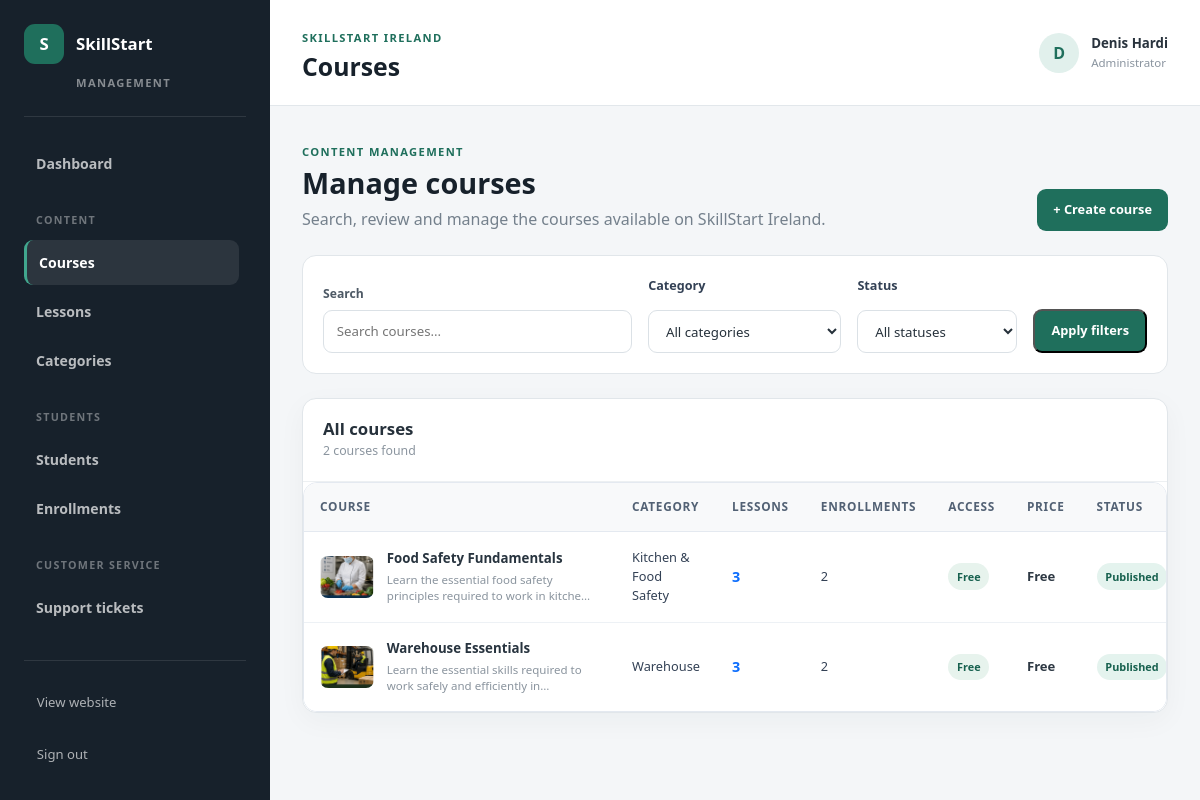
Page /management/courses/ (signed in) on the committed database.
### courses/models.py (models this page shows, shortened)
class Course(models.Model):
    category = models.ForeignKey(
        Category,
        on_delete=models.CASCADE,
        related_name="courses",
    )
    title = models.CharField(
        max_length=150,
    )
    description = models.TextField()
    slug = models.SlugField(
        max_length=170,
        unique=True,
    )
    image = models.ImageField(
        upload_to="courses/",
        blank=True,
        null=True,
    )
    is_free = models.BooleanField(
        default=True,
    )
    price = models.DecimalField(
        max_digits=8,
        decimal_places=2,
        default=0,
    )
    currency = models.CharField(
        max_length=3,
        default="EUR",
    )
    is_published = models.BooleanField(
        default=False,
    )
    created_at = models.DateTimeField(
        auto_now_add=True,
    )
    class Meta:
        ordering = ("title",)

class Category(models.Model):
    name = models.CharField(
        max_length=100,
    )
    description = models.TextField(
        blank=True,
    )
    slug = models.SlugField(
        max_length=120,
        unique=True,
    )
    class Meta:
        verbose_name_plural = "Categories"
        ordering = ("name",)

### admin_dashboard/views.py (the view)
@staff_member_required
def course_list(request):
    search_query = request.GET.get(
        "search",
        "",
    ).strip()
    selected_category = request.GET.get(
        "category",
        "",
    ).strip()
    selected_status = request.GET.get(
        "status",
        "",
    ).strip()
    courses = (
        Course.objects
        .select_related("category")
        .annotate(
            lesson_count=Count(
                "lessons",
                distinct=True,
            ),
            enrollment_count=Count(
                "enrollments",
                distinct=True,
            ),
        )
        .order_by("-created_at")
    )
    if search_query:
        courses = courses.filter(
            Q(title__icontains=search_query)
            | Q(description__icontains=search_query)
            | Q(category__name__icontains=search_query)
        )
    if selected_category:
        courses = courses.filter(
            category__slug=selected_category,
        )
    if selected_status == "published":
        courses = courses.filter(
            is_published=True,
        )
    elif selected_status == "draft":
        courses = courses.filter(
            is_published=False,
        )
    categories = Category.objects.order_by(
        "name",
    )
    context = {
        "courses": courses,
        "categories": categories,
        "search_query": search_query,
        "selected_category": selected_category,
        "selected_status": selected_status,
        "filtered_course_count": courses.count(),
    }
    return render(
        request,
        "admin_dashboard/course_list.html",
        context,
    )

### admin_dashboard/templates/admin_dashboard/course_list.html (shortened to what this page needs)
{% extends "admin_dashboard/base_admin.html" %}
{% block page_title %}
    Courses
{% endblock %}
{% block management_content %}
<section class="management-page-heading">
    <div>
        <span class="management-section-label">
            Content management
        </span>
        <h2>
            Manage courses
        </h2>
        <p>
            Search, review and manage the courses available
            on SkillStart Ireland.
        </p>
    </div>
    <a
        href="/admin/courses/course/add/"
        class="management-primary-button"
    >
        + Create course
    </a>
</section>
<section class="management-filter-panel">
    <form
        method="get"
        class="management-filter-form"
    >
        <div class="management-filter-search">
            <label for="course-search">
                Search
            </label>
            <input
                type="search"
                id="course-search"
                name="search"
                value="{{ search_query }}"
                placeholder="Search courses..."
            >
        </div>
        <div class="management-filter-group">
            <label for="course-category">
                Category
            </label>
            <select
                id="course-category"
                name="category"
            >
                <option value="">
                    All categories
                </option>
            </select>
        </div>
        <div class="management-filter-group">
            <label for="course-status">
                Status
            </label>
            <select
                id="course-status"
                name="status"
            >
                <option value="">
                    All statuses
                </option>
            </select>
        </div>
        <div class="management-filter-actions">
            <button
                type="submit"
                class="management-primary-button"
            >
                Apply filters
            </button>
        </div>
    </form>
</section>
<section class="management-list-section">
    <div class="management-list-heading">
        <div>
            <h3>
                All courses
            </h3>
            <p>
                {{ filtered_course_count }}
                course{{ filtered_course_count|pluralize }}
                found
            </p>
        </div>
    </div>
    {% if courses %}
        <div class="management-table-wrapper">
            <table class="management-table">
                <thead>
                    <tr>
                        <th>
                            Course
                        </th>
                        <th>
                            Category
                        </th>
                        <th>
                            Lessons
                        </th>
                        <th>
                            Enrollments
                        </th>
<th>
    Access
</th>
<th>
    Price
</th>
                        <th>
                            Status
                        </th>
                    </tr>
                </thead>
                <tbody>
                    {% for course in courses %}
                        <tr>
                            <td>
                                <div class="management-course-cell">
                                    <div class="management-course-image">
                                        {% if course.image %}
                                            <img
                                                src="{{ course.image.url }}"
                                                alt="{{ course.title }}"
                                            >
                                        {% else %}
                                            <span>
                                                {{ course.title|first|upper }}
                                            </span>
                                        {% endif %}
                                    </div>
                                    <div>
                                        <strong>
                                            {{ course.title }}
                                        </strong>
                                        <span>
                                            {{ course.description|truncatechars:70 }}
                                        </span>
                                    </div>
                                </div>
                            </td>
                            <td>
                                {{ course.category.name }}
                            </td>
                            <td>
                                {{ course.lesson_count }}
                            </td>
                            <td>
                                {{ course.enrollment_count }}
                            </td>
                            <td>
    {% if course.is_free %}
        <span
            class="
                management-status
                management-status-free
            "
        >
            Free
        </span>
    {% endif %}
</td>
<td>
    {% if course.is_free %}
        <strong class="management-course-price">
            Free
        </strong>
    {% else %}
        <strong class="management-course-price">
            €{{ course.price|floatformat:2 }}
        </strong>
    {% endif %}
</td>
                            <td>
                                {% if course.is_published %}
                                    <span class="management-status management-status-published">
                                        Published
                                    </span>
                                {% else %}
                                    <span class="management-status management-status-draft">
                                        Draft
                                    </span>
                                {% endif %}
                            </td>
                        </tr>
                    {% endfor %}
                </tbody>
            </table>
        </div>
    {% endif %}
</section>
{% endblock %}

### admin_dashboard/templates/admin_dashboard/base_admin.html (shortened to what this page needs)
{% load static %}
<!DOCTYPE html>
<html lang="en">
<head>
    <link
        href="https://cdn.jsdelivr.net/npm/bootstrap@5.3.3/dist/css/bootstrap.min.css"
        rel="stylesheet"
    >
    <link
        rel="stylesheet"
        href="{% static 'core/css/style.css' %}"
    >
</head>
<body class="management-body">
    <div class="management-layout">
        <aside class="management-sidebar">
            <div class="management-sidebar-header">
                <a
                    href="{% url 'admin_dashboard:dashboard' %}"
                    class="management-brand"
                >
                    <span class="management-brand-icon">
                        S
                    </span>
                    <span>
                        SkillStart
                    </span>
                </a>
                <span class="management-brand-label">
                    Management
                </span>
            </div>
            <nav class="management-navigation">
                <a
                    href="{% url 'admin_dashboard:dashboard' %}"
                    class="
                        management-navigation-link
                    "
                >
                    Dashboard
                </a>
                <span class="management-navigation-title">
                    Content
                </span>
                <a
                    href="{% url 'admin_dashboard:course_list' %}"
                    class="
                        management-navigation-link
                        {% if request.resolver_match.url_name == 'course_list' %}
                            active
                        {% endif %}
                    "
                >
                    Courses
                </a>
                <a
                    href="{% url 'admin_dashboard:lesson_list' %}"
                    class="
                        management-navigation-link
                    "
                >
                    Lessons
                </a>
                <a
                    href="#"
                    class="management-navigation-link"
                >
                    Categories
                </a>
                <span class="management-navigation-title">
                    Students
                </span>
                <a
                    href="{% url 'admin_dashboard:student_list' %}"
                    class="
                        management-navigation-link
                    "
                >
                    Students
                </a>
                <a
                    href="{% url 'admin_dashboard:enrollment_list' %}"
                    class="
                        management-navigation-link
                    "
                >
                    Enrollments
                </a>
                <span class="management-navigation-title">
    Customer service
</span>
<a
    href="{% url 'admin_dashboard:support_ticket_list' %}"
    class="
        management-navigation-link
    "
>
    Support tickets
</a>
            </nav>
            <div class="management-sidebar-footer">
                <a
                    href="{% url 'home' %}"
                    class="management-site-link"
                >
                    View website
                </a>
                <form
                    method="post"
                    action="{% url 'accounts:logout' %}"
                >
                    <button
                        type="submit"
                        class="management-logout-button"
                    >
                        Sign out
                    </button>
                </form>
            </div>
        </aside>
        <main class="management-main">
            <header class="management-header">
                <div>
                    <span class="management-header-label">
                        SkillStart Ireland
                    </span>
                    <h1>
                        {% block page_title %}{% endblock %}
                    </h1>
                </div>
                <div class="management-user">
                    <div class="management-user-avatar">
                        {{ request.user.username|first|upper }}
                    </div>
                    <div>
                        <strong>
                            {{ request.user.get_full_name|default:request.user.username }}
                        </strong>
                        <span>
                            Administrator
                        </span>
                    </div>
                </div>
            </header>
            <div class="management-content">
                {% block management_content %}
                {% endblock %}
            </div>
        </main>
    </div>
</body>
</html>

### rows in the picture
Course: image (picture), title "Food Safety Fundamentals", description "Learn the essential food safety principles required to work in kitche…", category.name "Kitchen & Food Safety", lesson_count "3", enrollment_count "2", is_free "Free", is_published "Published"
Course: image (picture), title "Warehouse Essentials", description "Learn the essential skills required to work safely and efficiently in…", category.name "Warehouse", lesson_count "3", enrollment_count "2", is_free "Free", is_published "Published"

### other values in the picture
{{ request.user.username|first|upper }} "D"
{{ request.user.get_full_name|default:request.user.username }} "Denis Hardi"
{{ filtered_course_count }} "2"
